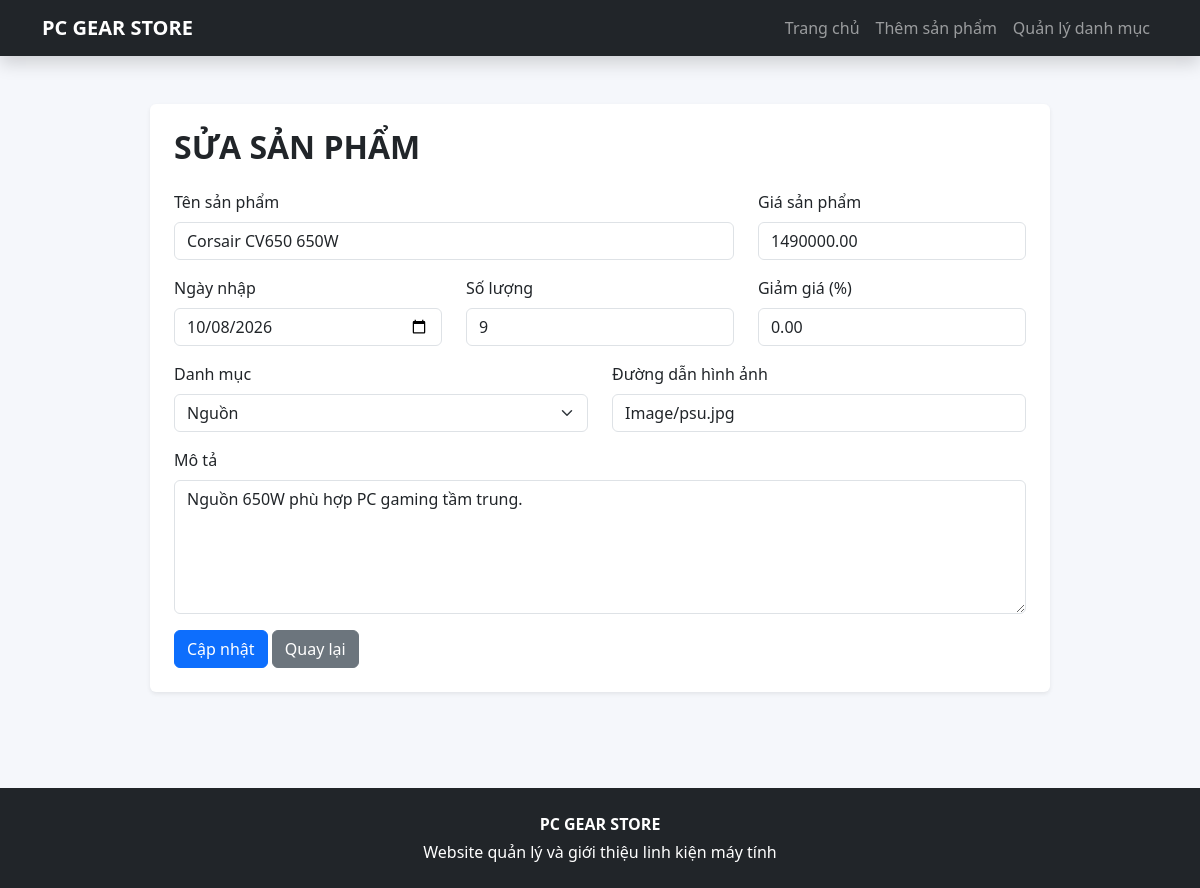
The app's page /index.php?action=sanpham&id=8 with its own data.
### tables this page shows
CREATE TABLE sanpham (
    id_sp INT AUTO_INCREMENT PRIMARY KEY,
    Name VARCHAR(255) NOT NULL,
    Price DECIMAL(15,2) NOT NULL DEFAULT 0,
    Date_import DATE NOT NULL,
    Viewsp INT NOT NULL DEFAULT 0,
    Decribe TEXT NULL,
    Mount INT NOT NULL DEFAULT 0,
    Sale DECIMAL(5,2) NOT NULL DEFAULT 0,
    image VARCHAR(255) NULL,
    id_danhmuc INT NOT NULL,
    CONSTRAINT fk_sanpham_danhmuc
        FOREIGN KEY (id_danhmuc) REFERENCES danhmuc(id)
        ON UPDATE CASCADE ON DELETE RESTRICT
);

CREATE TABLE danhmuc (
    id INT AUTO_INCREMENT PRIMARY KEY,
    ten_danh_muc VARCHAR(150) NOT NULL,
    mo_ta TEXT NULL
);

### controller/sanpham.php (called while the page is built, shortened)
<?php
require_once __DIR__ . '/../model/database.php';
$db = new Database();
$id = filter_input(INPUT_GET, 'id', FILTER_VALIDATE_INT);
$isEdit = ($id && $id > 0);
$product = $isEdit ? $db->getProduct($id) : null;
$categories = $db->getCategories();
require __DIR__ . '/../view/danhmuc/sanpham.php';

### model/database.php (called while the page is built, shortened)
<?php
class Database {
    private PDO $conn;
    public function __construct() {
        $host = 'localhost';
        $dbname = 'lab1';
        $user = 'root';
        $password = '';
        $this->conn = new PDO(
            "mysql:host=$host;dbname=$dbname;charset=utf8mb4",
            $user,
            $password,
            [
                PDO::ATTR_ERRMODE => PDO::ERRMODE_EXCEPTION,
                PDO::ATTR_DEFAULT_FETCH_MODE => PDO::FETCH_ASSOC
            ]
        );
    }
    public function getCategories(): array {
        return $this->conn->query(
            "SELECT * FROM danhmuc ORDER BY id DESC"
        )->fetchAll();
    }
    public function getProduct(int $id): ?array {
        $stmt = $this->conn->prepare(
            "SELECT s.*, d.ten_danh_muc
             FROM sanpham s
             JOIN danhmuc d ON s.id_danhmuc = d.id
             WHERE s.id_sp = ?"
        );
        $stmt->execute([$id]);
        return $stmt->fetch() ?: null;
    }
}

### view/danhmuc/sanpham.php (the view, shortened to what this page needs)
<?php require __DIR__ . '/../header.php'; ?>
<div class="container py-5">
    <div class="card shadow-sm border-0 mx-auto form-card">
        <div class="card-body p-4">
            <h2 class="fw-bold mb-4"><?= $isEdit ? 'SỬA SẢN PHẨM' : 'THÊM SẢN PHẨM' ?></h2>
            <form method="post">
                <div class="row">
                    <div class="col-md-8 mb-3">
                        <label class="form-label">Tên sản phẩm</label>
                        <input class="form-control" name="Name" required value="<?= e($product['Name'] ?? '') ?>">
                    </div>
                    <div class="col-md-4 mb-3">
                        <label class="form-label">Giá sản phẩm</label>
                        <input class="form-control" type="number" name="Price" min="0" step="0.01" required value="<?= e($product['Price'] ?? 0) ?>">
                    </div>
                    <div class="col-md-4 mb-3">
                        <label class="form-label">Ngày nhập</label>
                        <input class="form-control" type="date" name="Date_import" required value="<?= e($product['Date_import'] ?? date('Y-m-d')) ?>">
                    </div>
                    <div class="col-md-4 mb-3">
                        <label class="form-label">Số lượng</label>
                        <input class="form-control" type="number" name="Mount" min="0" step="1" required value="<?= e($product['Mount'] ?? 0) ?>">
                    </div>
                    <div class="col-md-4 mb-3">
                        <label class="form-label">Giảm giá (%)</label>
                        <input class="form-control" type="number" name="Sale" min="0" max="100" step="0.01" required value="<?= e($product['Sale'] ?? 0) ?>">
                    </div>
                    <div class="col-md-6 mb-3">
                        <label class="form-label">Danh mục</label>
                        <select class="form-select" name="id_danhmuc" required>
                            <?php foreach ($categories as $cat): ?>
                                <option value="<?= (int)$cat['id'] ?>"
                                    <?= ((int)($product['id_danhmuc'] ?? 0) === (int)$cat['id']) ? 'selected' : '' ?>>
                                    <?= e($cat['ten_danh_muc']) ?>
                                </option>
                            <?php endforeach; ?>
                        </select>
                    </div>
                    <div class="col-md-6 mb-3">
                        <label class="form-label">Đường dẫn hình ảnh</label>
                        <input class="form-control" name="image" value="<?= e($product['image'] ?? '') ?>" placeholder="Image/cpu.jpg">
                    </div>
                    <div class="col-12 mb-3">
                        <label class="form-label">Mô tả</label>
                        <textarea class="form-control" name="Decribe" rows="5"><?= e($product['Decribe'] ?? '') ?></textarea>
                    </div>
                </div>
                <button class="btn btn-primary"><?= $isEdit ? 'Cập nhật' : 'Thêm sản phẩm' ?></button>
                <a class="btn btn-secondary" href="index.php">Quay lại</a>
            </form>
        </div>
    </div>
</div>
<?php require __DIR__ . '/../footer.php'; ?>

### view/CSS/theme.css (style rules this page uses)
body { background: #f5f7fb; color: #20242a; }
.form-card { max-width: 900px; }

### records on screen
sanpham: Name "Corsair CV650 650W", Price "1490000.00", Date_import "10/08/2026", Mount "9", Sale "0.00", id_danhmuc "Nguồn", image "Image/psu.jpg", Decribe "Nguồn 650W phù hợp PC gaming tầm trung."
